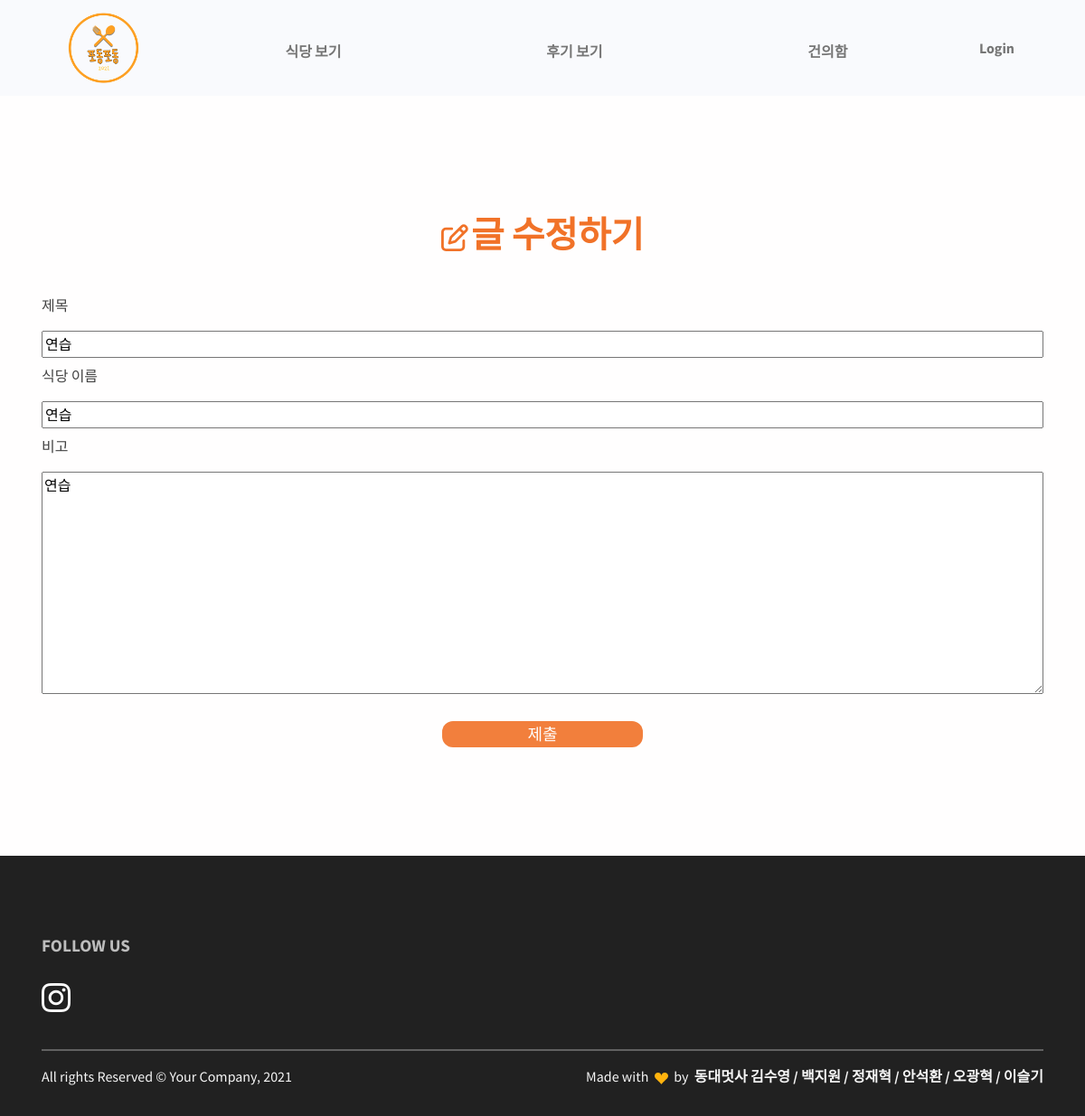
The page /board/request_edit/4 on the database its author committed.
### board/models.py (models this page shows, shortened)
class Board(models.Model):
    id = models.AutoField(primary_key=True)
    title = models.CharField(max_length=2000)
    cafeteria = models.CharField(max_length=2000)
    writer = models.ForeignKey(User, on_delete=models.CASCADE)
    date = models.DateTimeField()
    body = models.TextField()

### board/views.py (the view)
# urls.py: path('request_edit/<str:id>',request_edit,name='request_edit'),
def request_edit(request,id):
    request_edit_post = Board.objects.get(id = id)
    return render(request, 'board/request_edit.html', {'board':request_edit_post})

### board/templates/board/request_edit.html (shortened to what this page needs)
{% extends 'base.html' %}
{% load static %}
{% block content %}
<section>
<div class='board_content text-center' style="margin-top: 100px;">
    <i class="far fa-edit" style="color: #F17228; font-size: 30px;"></i>
    <div class="fw-bold text-center text-danger fs-3 fs-lg-5 lh-sm my-3" style="display:inline-block;">글 수정하기</div>
    </div><br>
<div class = 'container'>
    <div class = 'board_new'>
        <form action = "{%url 'board:request_update' board.id %}" method="POST" enctype="multipart/form-data">
            <p>제목</p>
            <input type="text" name="title" value="{{board.title}}" style="width:100%">
            <p>식당 이름</p>
            <input type="text" name="cafeteria" value="{{board.cafeteria}}" style="width:100%">
            <p>비고</p>
            <textarea name="body" cols="50" rows="10" style="width: 100%;">{{board.body}}</textarea>
            <br><br>
            <div style="text-align: center;">
                <button type='submit' style = 'font-size:18px; width:20%; color: white;'>제출</button>
            </div>
        </form>
    </div>
</div>
</section>
{% endblock %}

### podongpodong/static/css/board.css (style rules this page uses)
.board_new input, .board_edit input { margin-bottom:8px; }
.board_new textarea, .board_edit textarea { width:50%; height:20%; }
.board_new button, .board_edit button { background-color:#F17228; opacity:0.9; border-radius: 12px; border:none; }

### rows shown on the page
Board: title "연습", cafeteria "연습", body "연습"
